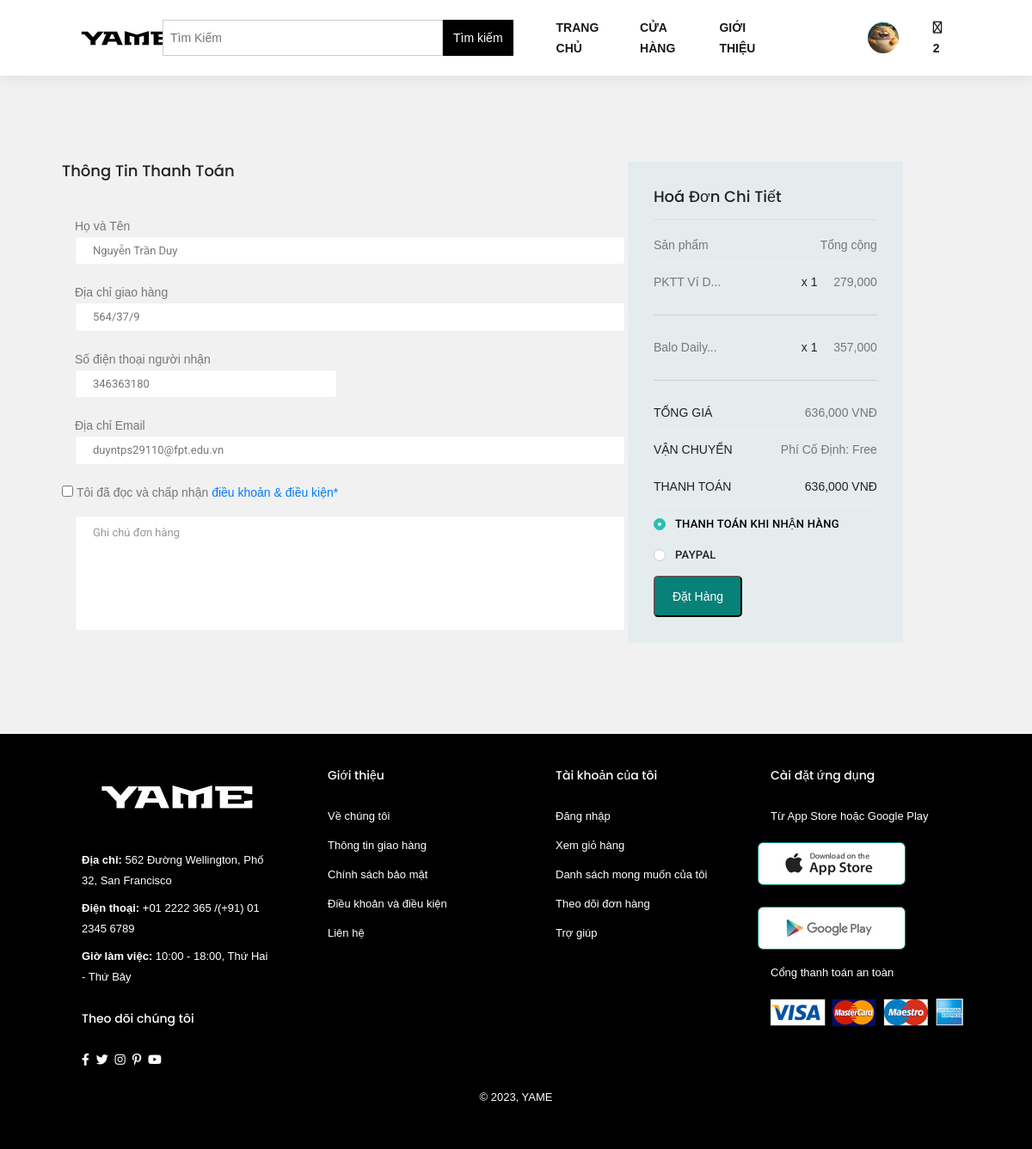
Screenshot of /index.php?pg=checkout (signed in) with the database file from the repository.
### tables this page shows
CREATE TABLE `user` (
  `id` int(20) NOT NULL COMMENT 'Mã khách hàng',
  `username` varchar(50) NOT NULL COMMENT 'Tên ĐN',
  `password` varchar(500) NOT NULL COMMENT 'Mật khẩu',
  `hoten` varchar(50) DEFAULT NULL COMMENT 'Họ và tên',
  `hinh` varchar(500) DEFAULT 'hinh_defaut.jpg' COMMENT 'Tên hình ảnh',
  `email` varchar(50) NOT NULL COMMENT 'Đia chỉ Email',
  `role` tinyint(1) NOT NULL DEFAULT 0 COMMENT '0:user 1:admin 2:block',
  `diachi` varchar(500) DEFAULT NULL COMMENT 'Địa chỉ',
  `dienthoai` int(10) DEFAULT NULL
);

CREATE TABLE `giohang` (
  `id` int(10) NOT NULL COMMENT 'Mã giỏ hàng',
  `id_product` int(10) NOT NULL COMMENT 'id SP',
  `id_user` int(11) NOT NULL,
  `ten_sp` varchar(100) NOT NULL COMMENT 'Tên sp',
  `hinh` varchar(200) NOT NULL COMMENT 'Hình',
  `gia` int(10) NOT NULL COMMENT 'Giá',
  `soluong` int(3) NOT NULL COMMENT 'Số lượng',
  `thanhtien` int(10) NOT NULL
);

### dao/user.php (called while the page is built, shortened)
<?php
require_once 'pdo.php';
if (!function_exists('is_user_logged_in')) {
    function is_user_logged_in()
    {
        return isset($_SESSION['user_logged_in']) && $_SESSION['user_logged_in'] === true;
    }
}
function get_user_by_username($username)
{
    $sql = "SELECT * FROM user WHERE username = ?";
    return pdo_query_one($sql, $username);
}
function get_user_by_id($id)
{
    $sql = "SELECT * FROM user WHERE id = ?";
    return pdo_query_one($sql, $id);
}

### dao/pdo.php (called while the page is built, shortened)
<?php
function pdo_get_connection()
{
    $dburl = "mysql:host=localhost;dbname=yame_store;charset=utf8";
    $username = 'root';
    $password = '';
    try {
        $conn = new PDO($dburl, $username, $password);
        $conn->setAttribute(PDO::ATTR_ERRMODE, PDO::ERRMODE_EXCEPTION);
        return $conn;
    } catch (PDOException $e) {
        die("Connection failed: " . $e->getMessage());
    }
}
function pdo_query($sql)
{
    $sql_args = array_slice(func_get_args(), 1);
    try {
        $conn = pdo_get_connection();
        $stmt = $conn->prepare($sql);
        $stmt->execute($sql_args);
        $rows = $stmt->fetchAll(PDO::FETCH_ASSOC);
        return $rows;
    } catch (PDOException $e) {
        die("Query failed: " . $e->getMessage());
    } finally {
        unset($conn);
    }
}
function pdo_query_one($sql)
{
    $sql_args = array_slice(func_get_args(), 1);
    try {
        $conn = pdo_get_connection();
        $stmt = $conn->prepare($sql);
        $stmt->execute($sql_args);
        $row = $stmt->fetch(PDO::FETCH_ASSOC);
        return $row;
    } catch (PDOException $e) {
        die("Query failed: " . $e->getMessage());
    } finally {
        unset($conn);
    }
}

### dao/giohang.php (called while the page is built, shortened)
<?php
require_once 'pdo.php';
function get_cart_user($id_user)
{
    $sql = "SELECT * FROM giohang WHERE id_user=?";
    return pdo_query($sql, $id_user);
}
function get_count_cart($id_user)
{
    $sql = "SELECT SUM(soluong) AS soluong_cart FROM giohang WHERE id_user=" . $id_user;
    return pdo_query_one($sql);
}
function get_sum_cart($id_user)
{
    $sql = "SELECT SUM(thanhtien) AS tong_cart FROM giohang WHERE id_user=" . $id_user;
    return pdo_query_one($sql);
}

### view/checkout.php (the view, shortened to what this page needs)
<section class="checkout_area section_gap">
    <div class="container">
        <div class="billing_details">
            <div class="row">
                <form class="row contact_form" action="index.php?pg=dhthanhcong" method="post" id="checkout_form" novalidate="novalidate">
                    <div class="col-lg-8" style="left: 42px;">
                        <h3>Thông Tin Thanh Toán</h3>
                        <?php
                        if ($is_user_logged_in) {
                            $user_info = get_user_by_id($_SESSION['id_user']);
                        ?>
                            <div class="col-md-12 form-group">
                                <label for="nguoinhan_ten">Họ và Tên</label>
                                <input type="text" class="form-control" id="nguoinhan_ten" name="nguoinhan_ten" placeholder="Nhập họ và tên người nhận" value="<?php echo $user_info['hoten']; ?>">
                            </div>
                            <div class="col-md-12 form-group">
                                <label for="nguoinhan_diachi">Địa chỉ giao hàng</label>
                                <input type="text" class="form-control" id="nguoinhan_diachi" name="nguoinhan_diachi" placeholder="Địa chỉ giao hàng" value="<?php echo $user_info['diachi']; ?>">
                            </div>
                            <div class="col-md-6 form-group p_star">
                                <label for="nguoinhan_sdt">Số điện thoại người nhận</label>
                                <input type="text" class="form-control" id="nguoinhan_sdt" name="nguoinhan_sdt" placeholder="Số điện thoại người nhận" value="<?php echo $user_info['dienthoai']; ?>">
                            </div>
                            <div class="col-md-12 form-group p_star">
                                <label for="nguoinhan_email">Địa chỉ Email</label>
                                <input type="text" class="form-control" id="nguoinhan_email" name="nguoinhan_email" placeholder="Địa chỉ Email" value="<?php echo $user_info['email']; ?>">
                            </div>
                            <div class="creat_account">
                                <input type="checkbox" id="f-option4" name="accept_terms" required>
                                <label for="f-option4">Tôi đã đọc và chấp nhận </label>
                                <a href="#">điều khoản & điều kiện*</a>
                            </div>
                        <?php
                        }
                        ?>
                        <div class="col-md-12 form-group">
                            <textarea class="form-control" name="order_notes" id="order_notes" rows="1" placeholder="Ghi chú đơn hàng"></textarea>
                        </div>
                    </div>
                    <div class="col-lg-4">
                        <div class="order_box" style="left: 124px;">
                            <h2>Hoá Đơn Chi Tiết</h2>
                            <ul class="list">
                                <li><a href="#">Sản phẩm <span>Tổng cộng</span></a></li>
                            </ul>
                            <ul class="list">
                                <?php
                                foreach ($ds_cart_user as $item) {
                                    $ten_sp = strlen($item['ten_sp']) > 20 ? substr($item['ten_sp'], 0, 10) . '...' : $item['ten_sp'];
                                    echo '<li style="display:flex; justify-items:center"><a style="width:220px">' . $ten_sp . '</a><a style="width:138px"><span class="middle">x ' . $item['soluong'] . '</span></a><a style="width:138px"> <span class="last">' . number_format($item['thanhtien']) . '</span></a></li><hr>';
                                }
                                ?>
                            </ul>
                            <ul class="list list_2">
                                <li><a href="#">Tổng Giá <span>
                                            <?php $sum_cart = get_sum_cart($_SESSION['id_user']);
                                            echo number_format($sum_cart['tong_cart']) . ' VNĐ'; ?></span></a></li>
                                <li><a href="#">Vận chuyển <span>Phí cố định: Free</span></a></li>
                                <li><a href="#">Thanh Toán <span>
                                            <?php $sum_cart = get_sum_cart($_SESSION['id_user']);
                                            echo number_format($sum_cart['tong_cart']) . ' VNĐ'; ?></span></a></li>
                            </ul>
                            <div class="payment_item">
                                <div class="radion_btn">
                                    <label for="f-option5">Thanh toán khi nhận hàng</label>
                                    <div class="check"></div>
                                </div>
                            </div>
                            <div class="payment_item active">
                                <div class="radion_btn">
                                    <label for="f-option6">Paypal </label>
                                    <div class="check"></div>
                                </div>
                            </div>
                            <input type="submit" name="thanhtoan" value="Đặt Hàng" class="primarys-btn">
                        </div>
                    </div>
                </form>
            </div>
        </div>
    </div>
</section>

### view/header.php (shortened to what this page needs)
<!DOCTYPE html>
<html lang="en">
<head>
    <link rel="stylesheet" href="https://cdnjs.cloudflare.com/ajax/libs/font-awesome/6.0.0/css/all.min.css">
    <link href="https://cdn.jsdelivr.net/npm/bootstrap@4.3.1/dist/css/bootstrap.min.css" rel="stylesheet">
    <link rel="stylesheet" href="https://cdnjs.cloudflare.com/ajax/libs/OwlCarousel2/2.3.4/assets/owl.carousel.min.css">
    <link rel="stylesheet" href="https://cdnjs.cloudflare.com/ajax/libs/OwlCarousel2/2.3.4/assets/owl.theme.default.min.css">
    <link rel="stylesheet" href="https://cdnjs.cloudflare.com/ajax/libs/jquery-nice-select/1.1.0/css/nice-select.min.css">
    <link rel="stylesheet" href="layout/css1/main.css">
    <link rel="stylesheet" href="layout/styless.css">
    <link rel="stylesheet" href="layout/styles/profile_view.css">
</head>
<body>
    <?php if (is_user_logged_in()) {
        $user_profile = get_user_by_username($_SESSION['name']);
        $ds_cart_user = get_cart_user($_SESSION['id_user']);
    }
    ?>
    <section id="header">
        <a href="index.php"><img src="layout/img/logo2.png" class="logo" alt=""></a>
        <div>
            <ul id="navbar">
                <div class="col3">
                    <form action="index.php?pg=shop" method="POST" style="margin-left:-30px">
                        <input type="text" name="kyw" placeholder="Tìm Kiếm" style="width:356px;">
                        <input type="submit" name="timkiem" value="Tìm kiếm">
                    </form>
                </div>
                <li><a href="index.php">TRANG CHỦ</a></li>
                <li><a href="index.php?pg=shop">CỬA HÀNG</a></li>
                <li><a href="index.php?pg=about">GIỚI THIỆU</a></li>
                <?php if (is_user_logged_in()) : ?>
                    <li id="id_user">
                        <a id="user"><img src="./layout/img/people/<?= $user_profile['hinh'] ?>" alt="" width="36px" height="36px" style="border-radius: 50%!important;"></a>
                    </li>
                    <li id="lg-bag">
                        <a href="index.php?pg=cart"><i class="far fa-shopping-bag"></i>
                            <?php
                            $count_cart = get_count_cart($_SESSION['id_user']);
                            echo '<span class="cart-quantity">' . $count_cart['soluong_cart'] . '</span>';
                            ?>
                        </a>
                    </li>
                <?php endif; ?>
            </ul>
        </div>
    </section>

### layout/styless.css (style rules this page uses)
* { margin: 0; padding: 0; box-sizing: border-box; font-family: 'Montserrat', sans-serif; }
h2 { font-size: 46px; line-height: 54px; color: #222; }
body { width: 100%; }
#header { display: flex; align-items: center; justify-content: space-between; padding: 20px 80px; background: #fff; box-shadow: 0 5px 15px rgba(0, 0, 0, 0.06); z-index: 999; position: sticky; top: 0; left: 0; }
#navbar { display: flex; align-items: center; justify-content: center; }
#navbar li { list-style: none; padding: 0 20px; position: relative; }
#navbar li a { text-decoration: none; font-size: 14px; font-weight: 600; color: #1a1a1a; transition: 0.3 ease; }
#navbar .col3 { display: flex; align-items: center; margin-right: auto; }
#navbar form { display: flex; align-items: center; width: 100%; }
#navbar input[type="text"] { width: 254px; padding: 8px; border: 1px solid #ccc; }
#navbar input[type="submit"] { background-color: #000; color: white; border: none; padding: 9px 12px; cursor: pointer; }
#navbar li { position: relative; }

### layout/styles/profile_view.css (style rules this page uses)
body { margin-top: auto; background-color: #f1f1f1; }

### view/header.php (style rules this page uses)
.primarys-btn { display: inline-block; padding: 10px 20px; background-color: #088178; color: #fff; text-decoration: none; border-radius: 5px; }

### rows the page displays
user: hinh (picture), nguoinhan_ten "Nguyễn Trần Duy", nguoinhan_diachi "564/37/9", nguoinhan_sdt "346363180", nguoinhan_email "duyntps29110@fpt.edu.vn"
giohang: ten_sp "PKTT Ví D...", soluong "1", thanhtien "279,000"
giohang: ten_sp "Balo Daily...", soluong "1", thanhtien "357,000"

### other values shown
$count_cart['soluong_cart'] "2"
$sum_cart['tong_cart'] "636,000"
